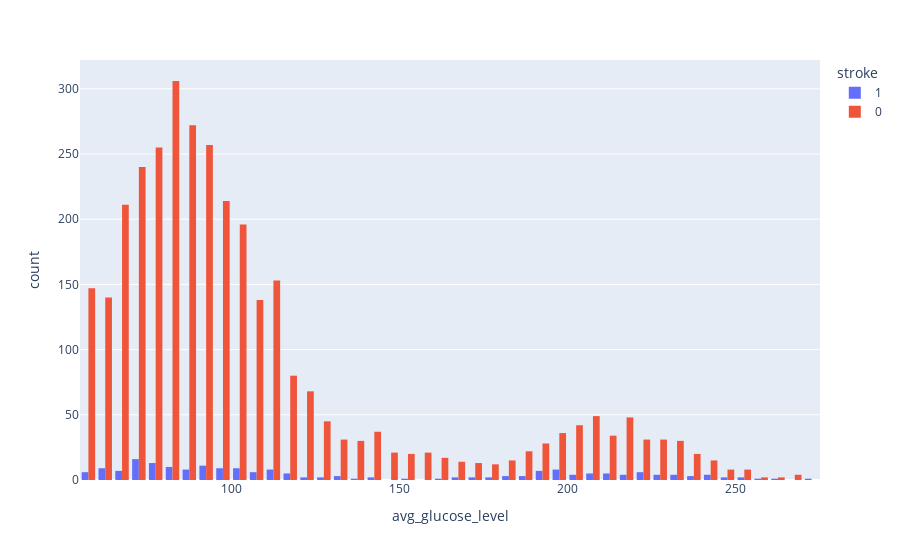

The cell this chart's notebook holds for it:
### Code cell
import plotly.express as px
fig_age = px.histogram(stroke_df, x='avg_glucose_level', color='stroke', barmode='group')
fig_age.update_layout(bargap=0.2)
fig_age.show()

### Figure 1 — Plotly figure (JSON) as saved in the notebook; plotly's stock layout.template omitted (floating-point values rounded to 4 significant figures; data arrays with more than 128 entries replaced by an {"elided": "..."} marker saying what was removed)
{"data": [{"alignmentgroup": "True", "bingroup": "x", "hovertemplate": "stroke=1<br>avg_glucose_level=%{x}<br>count=%{y}<extra></extra>", "legendgroup": "1", "marker": {"color": "#636efa", "pattern": {"shape": ""}}, "name": "1", "offsetgroup": "1", "orientation": "v", "showlegend": true, "type": "histogram", "x": {"elided": "202 float values"}, "xaxis": "x", "yaxis": "y"}, {"alignmentgroup": "True", "bingroup": "x", "hovertemplate": "stroke=0<br>avg_glucose_level=%{x}<br>count=%{y}<extra></extra>", "legendgroup": "0", "marker": {"color": "#EF553B", "pattern": {"shape": ""}}, "name": "0", "offsetgroup": "0", "orientation": "v", "showlegend": true, "type": "histogram", "x": {"elided": "3363 float values"}, "xaxis": "x", "yaxis": "y"}], "layout": {"bargap": 0.2, "barmode": "group", "legend": {"title": {"text": "stroke"}, "tracegroupgap": 0}, "margin": {"t": 60}, "xaxis": {"anchor": "y", "domain": [0, 1], "title": {"text": "avg_glucose_level"}}, "yaxis": {"anchor": "x", "domain": [0, 1], "title": {"text": "count"}}}}
